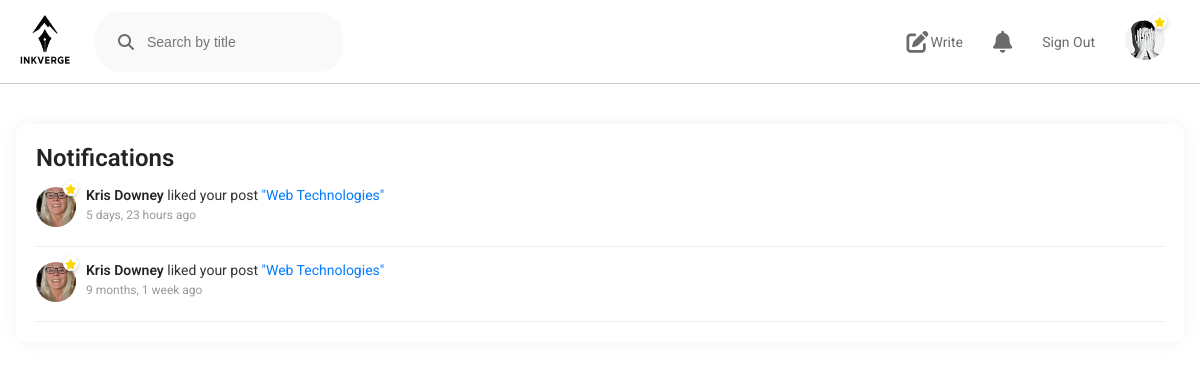
The page /notifications/ (signed in) on the database its author committed.
### blog/models.py (models this page shows, shortened)
class Profile(models.Model):
    user = models.OneToOneField(User, on_delete=models.CASCADE)
    image = models.ImageField(upload_to='profile_images/',null=True)
    cover_img = models.ImageField(upload_to='profile_covers/',null=True)
    is_member = models.BooleanField(default=False)

class Notification(models.Model):
    NOTIFICATION_TYPES = (
        ('like', 'Like'),
        ('comment', 'Comment'),
        ('follow', 'Follow'),
    )
    sender = models.ForeignKey(User, on_delete=models.CASCADE, related_name='sent_notifications')
    recipient = models.ForeignKey(User, on_delete=models.CASCADE, related_name='notifications')
    notification_type = models.CharField(max_length=10, choices=NOTIFICATION_TYPES)
    post = models.ForeignKey('Post', on_delete=models.CASCADE, null=True, blank=True)
    is_read = models.BooleanField(default=False)
    timestamp = models.DateTimeField(auto_now_add=True)

class Post(models.Model):
    author = models.ForeignKey(User,on_delete=models.CASCADE,related_name="posts")
    title = models.CharField(max_length=255)
    subtitle = models.CharField(max_length=500,null=True)
    description = models.TextField()
    image = models.ImageField(upload_to='post_images/',null=True)
    create_date = models.DateTimeField(auto_now_add=True)
    modify_date = models.DateTimeField(auto_now=True)

### blog/views.py (the view)
# urls.py: path('notifications/', views.notifications, name='notifications'),
@login_required
def notifications(request):
    profile, _ = Profile.objects.get_or_create(user=request.user)
    notifications = request.user.notifications.all().order_by('-timestamp')
    request.user.notifications.filter(is_read=False).update(is_read=True)
    for note in notifications:
        note.is_read = True
        note.save()
    return render(request, '../templates/notifications.html', {
        'notifications': notifications,
        'profile': profile
    })

### blog/templates/notifications.html (shortened to what this page needs)
{% load static %}
<!DOCTYPE html>
<html lang="en">
<head>
    <link rel="stylesheet" href="https://cdnjs.cloudflare.com/ajax/libs/font-awesome/6.7.2/css/all.min.css" />
  <link rel="stylesheet" href="{% static 'notification.css' %}">
</head>
<body>
  <div class="nav">
    <div class="nav-left">
      <a href="{% url 'index' %}"><img class="logo" src="{% static 'image/logo-2.png' %}" alt="Inkverge Logo"></a>
      <div class="search">
        <form class="dee" method="get" action="{% url 'index' %}">
          <i id="find" class="fa-solid fa-magnifying-glass"></i>
          <input type="text" class="ss" name="q" placeholder="Search by title" value="{{ query }}">
        </form>
      </div>
    </div>
    <div class="nav-right">
      <a href="{% url 'write' %}" class="hide"><i class="fa-solid fa-pen-to-square"></i><span class="wr">Write</span></a>
      <div class="notify">
        <a href="{% url 'notifications' %}" class="hide">
        <i class="fa fa-bell"></i>
      </a>
      </div>
      {% if user.is_authenticated %}
        <a href="{% url 'logout_view' %}" class="hide">Sign Out</a>
      {% else %}
        <a href="{% url 'login_register' %}" class="hide">Sign in</a>
      {% endif %}
      <a href="{% url 'profile' %}" class="nav-profile">
        <div class="profile-badge">
          {% if profile.image %}
            <img src="{{ profile.image.url }}" alt="{{ user.username }}">
          {% else %}
            <img src="{% static 'user_img/default.png' %}" alt="No photo">
          {% endif %}
          {% if profile.is_member %}
            <div class="badge"><i id="star" class="fas fa-star"></i></div>
          {% endif %}
        </div>
      </a>
    </div>
  </div>
  {% block content %}
<div class="notification-container">
    <h2 class="notification-title">Notifications</h2>
    {% if notifications %}
    <ul class="notification-list">
        {% for notification in notifications %}
        <li class="notification-item {% if not notification.is_read %}unread{% endif %}">
            <div class="notification-content">
                <a href="{% url 'user_profile' notification.sender.id %}" class="profile-link">
                  <div class="profile-badge">
                    <img src="{{ notification.sender.profile.image.url }}" alt="{{ notification.sender.username }}" class="profile-image">
                    {% if notification.sender.profile.is_member %}
                      <div class="badge">
                        <i class="fa-solid fa-star" id="star"></i>
                      </div>
                    {% endif %}
                  </div>
                </a>
                <div class="notification-details">
                    <p class="notification-text">
                        <a href="{% url 'user_profile' notification.sender.id %}" class="username">
                            {{ notification.sender.username }}
                        </a>
                        {% if notification.notification_type == 'like' %}
                            liked your post
                        {% elif notification.notification_type == 'comment' %}
                            commented on your post
                        {% elif notification.notification_type == 'follow' %}
                            started following you
                        {% endif %}
                        {% if notification.post %}
                            <a href="{% url 'post_detail' notification.post.pk %}" class="notification-link">
                                "{{ notification.post.title|truncatechars:40 }}"
                            </a>
                        {% endif %}
                    </p>
                    <span class="timestamp">{{ notification.timestamp|timesince }} ago</span>
                </div>
            </div>
        </li>
        {% endfor %}
    </ul>
    {% else %}
        <p class="no-notifications">You have no notifications.</p>
    {% endif %}
</div>
{% endblock %}
</body>
</html>

### blog/static/notification.css (style rules this page uses)
* { margin: 0; padding: 0; }
body { font-family: "Roboto", sans-serif; }
.nav { display: flex; justify-content: space-between; border-bottom: 1px solid #ccc; align-items: center; padding: 10px 20px; top: 0; z-index: 100; }
.logo { width: 50px; height: 50px; }
.nav-left { display: flex; align-items: center; }
.nav-left a { font-size: 24px; color: #6B6B6B; text-decoration: none; }
.search { display: flex; align-items: center; gap: 10px; border-radius: 25px; background-color: #F9F9F9; margin-left: 25px; padding: 8px 15px; }
.dee { display: flex; }
.ss { padding-left: 0px; }
#find { padding: 8px ; }
.search i { color: #6B6B6B; font-size: 16px; }
.search input[type="text"] { flex: 1; background-color: transparent; font-size: 14px; border: none; outline: none; color: #333; }
.nav-right { display: flex; align-items: center; }
.notify { position: relative; }
.nav-right a { font-size: 14px; color: #6B6B6B; padding: 10px 15px; text-decoration: none; display: flex; align-items: center; }
.nav-right a i { padding: 0; font-size: 22px; }
.wr { margin-left: 2px; font-size: 14px; }
.profile-badge { position: relative; display: inline-block; }
.profile-badge img { width: 40px; height: 40px; border-radius: 50%; object-fit: cover; }
.badge { position: absolute; top: -7px; right: -1px; background: #fff; color: #FFD700; border-radius: 50%; width: 16px; height: 16px; display: flex; justify-content: center; align-items: center; box-shadow: 0 2px 5px rgba(0,0,0,0.2); }
#star { padding: 0; font-size: 12px; }
.notification-container { max-width: 700px; margin: 40px auto; padding: 20px; background: #fff; border-radius: 12px; box-shadow: 0 0 20px rgba(0, 0, 0, 0.05); }
.notification-title { font-size: 28px; font-weight: 600; margin-bottom: 25px; color: #242424; font-family: 'Sohne', 'Roboto', sans-serif; }
.notification-list { list-style: none; padding: 0; margin: 0; }
.notification-item { padding: 15px 20px; border-bottom: 1px solid #eee; transition: background 0.3s; }
.notification-content { display: flex; align-items: flex-start; gap: 15px; }
.badge { position: absolute; top: -6px; right: -2px; background: #fff; color: #FFD700; border-radius: 50%; width: 15px; height: 15px; display: flex; justify-content: center; align-items: center; box-shadow: 0 2px 5px rgba(0,0,0,0.2); }
#star { font-size: 10px; color: #FFD700; }
.notification-details { flex: 1; }
.notification-text { font-size: 16px; color: #333; margin: 0; }
.username { font-weight: 600; color: #242424; text-decoration: none; }
.notification-link { color: #007bff; text-decoration: none; }
.timestamp { font-size: 13px; color: #999; margin-top: 5px; display: inline-block; }
@media only screen and (min-width:1025px) and (max-width:1200px) { .nav { padding: 10px 20px; top: 0; } }
@media only screen and (min-width:1025px) and (max-width:1200px) { .logo { width: 50px; height: 50px; } }
@media only screen and (min-width:1025px) and (max-width:1200px) { .nav-left a { font-size: 24px; color: #6B6B6B; } }
@media only screen and (min-width:1025px) and (max-width:1200px) { .search { margin-left: 25px; padding: 14px 15px; } }
@media only screen and (min-width:1025px) and (max-width:1200px) { .ss { padding-left: 5px; } }
@media only screen and (min-width:1025px) and (max-width:1200px) { .search i { color: #6B6B6B; font-size: 16px; } }
@media only screen and (min-width:1025px) and (max-width:1200px) { .nav-right a { font-size: 14px; padding: 10px 15px; } }
@media only screen and (min-width:1025px) and (max-width:1200px) { .nav-right a i { padding: 0; font-size: 22px; } }
@media only screen and (min-width:1025px) and (max-width:1200px) { .wr { margin-left: 2px; font-size: 14px; } }
@media only screen and (min-width:1025px) and (max-width:1200px) { .notification-content { gap: 10px; } }
@media only screen and (min-width:1025px) and (max-width:1200px) { .notification-container { max-width: 1200px; margin: 40px 16px; } }
@media only screen and (min-width:1025px) and (max-width:1200px) { .notification-title { font-size: 24px; margin-bottom: 0px; } }
@media only screen and (min-width:1025px) and (max-width:1200px) { .notification-item { padding: 15px 0; } }
@media only screen and (min-width:1025px) and (max-width:1200px) { .notification-text { font-size: 14px; } }
@media only screen and (min-width:1025px) and (max-width:1200px) { .timestamp { font-size: 12px; } }

### rows shown on the page
Profile: image (picture)
Notification: sender.profile.image (picture), sender.username "Kris Downey", notification_type "liked your post", post "Web Technologies", timestamp "5 days, 23 hours"
Notification: sender.profile.image (picture), sender.username "Kris Downey", notification_type "liked your post", post "Web Technologies", timestamp "9 months, 1 week"
